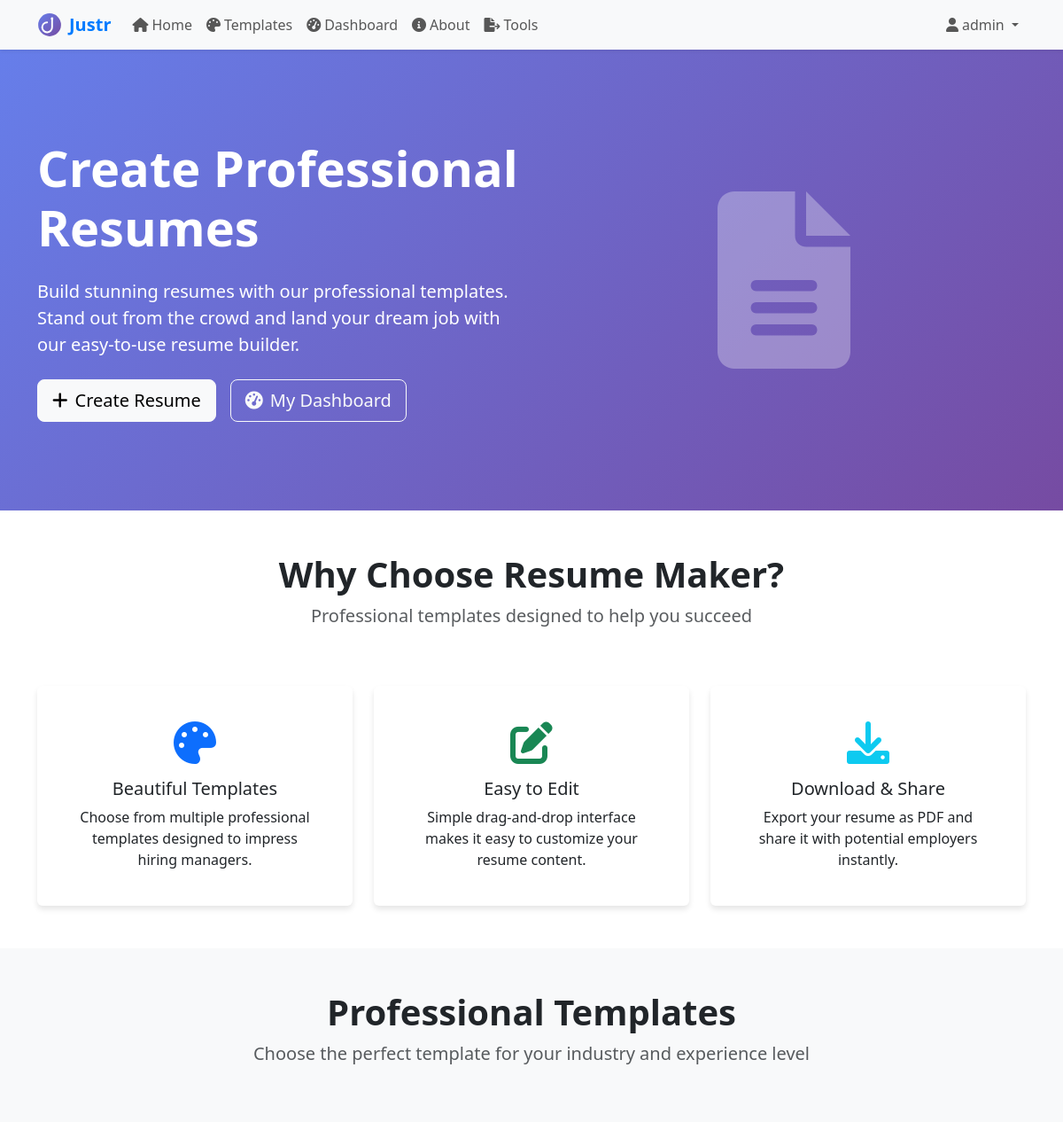
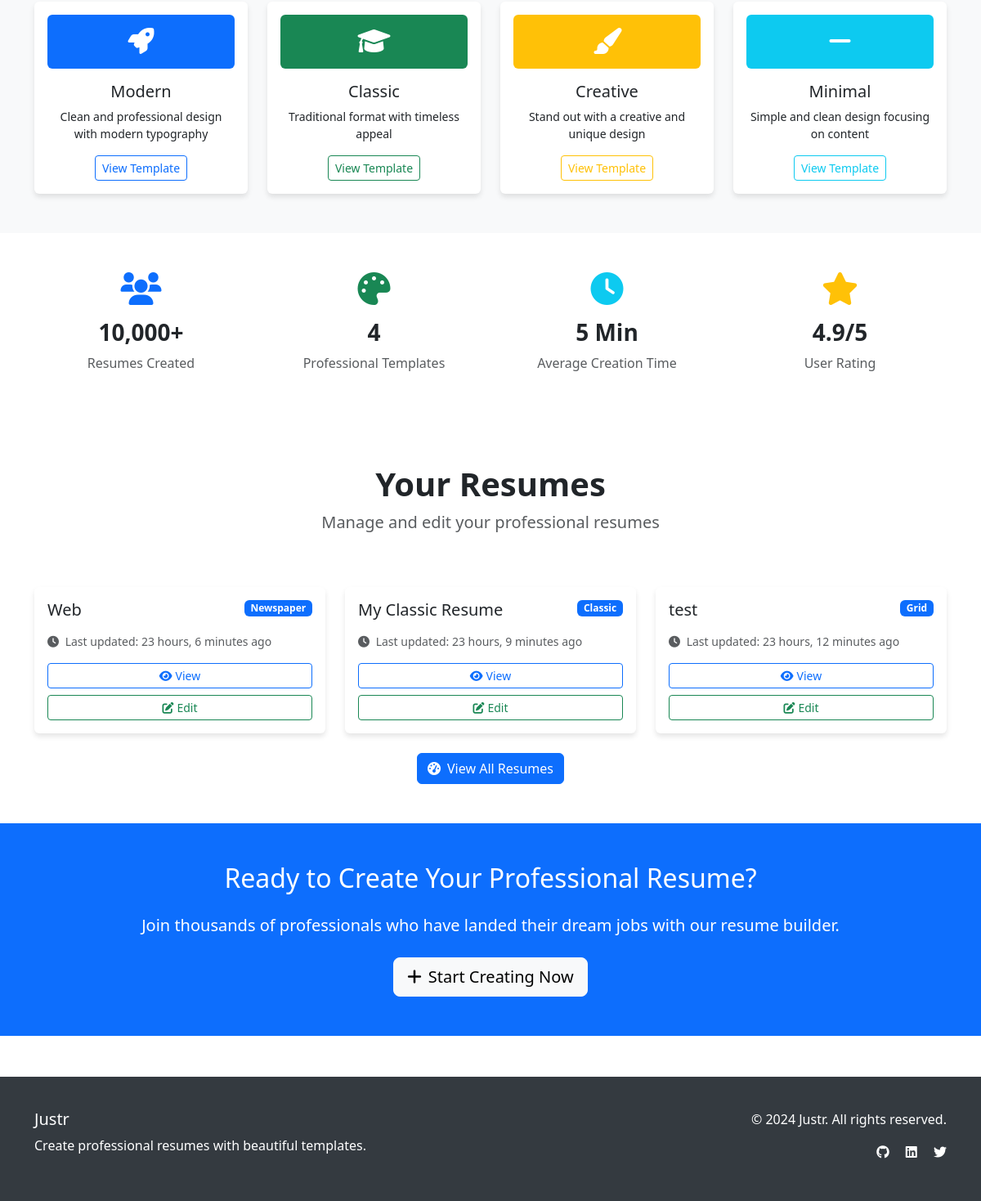
The app's page / (signed in) with its own data (2 pictures, top to bottom).
### main/models.py (models this page shows, shortened)
class Resume(models.Model):
    TEMPLATE_CHOICES = [
        ('modern', 'Modern'),
        ('classic', 'Classic'),
        ('creative', 'Creative'),
        ('minimal', 'Minimal'),
        ('elegant', 'Elegant'),
        ('professional', 'Professional'),
        ('executive', 'Executive'),
        ('tech', 'Tech'),
        ('simple', 'Simple'),
        ('bold', 'Bold'),
        ('compact', 'Compact'),
        ('timeline', 'Timeline'),
        ('sidebar', 'Sidebar'),
        ('infographic', 'Infographic'),
        ('corporate', 'Corporate'),
        ('academic', 'Academic'),
        ('graduate', 'Graduate'),
        ('junior', 'Junior'),
        ('senior', 'Senior'),
        ('developer', 'Developer'),
        ('custom', 'Custom Theme'),
        ('gradient', 'Gradient'),
        ('mono', 'Monochrome'),
        ('photo-left', 'Photo Left'),
        ('card', 'Card Sections'),
        ('material', 'Material'),
        ('neon', 'Neon'),
        ('pastel', 'Pastel'),
        ('newspaper', 'Newspaper'),
        ('grid', 'Grid'),
    ]
    user = models.ForeignKey(User, on_delete=models.CASCADE, null=True, blank=True)
    title = models.CharField(max_length=200)
    template = models.CharField(max_length=20, choices=TEMPLATE_CHOICES, default='modern')
    created_at = models.DateTimeField(auto_now_add=True)
    updated_at = models.DateTimeField(auto_now=True)
    use_custom_theme = models.BooleanField(default=False)
    color_primary = models.CharField(max_length=32, blank=True, default='')
    color_secondary = models.CharField(max_length=32, blank=True, default='')
    color_accent = models.CharField(max_length=32, blank=True, default='')
    color_bg = models.CharField(max_length=32, blank=True, default='')
    color_text = models.CharField(max_length=32, blank=True, default='')
    font_family = models.CharField(max_length=64, blank=True, default='')
    history = models.JSONField(default=list, blank=True)
    class Meta:
        ordering = ['-updated_at']

### main/views.py (the view)
# urls.py: path('', views.home, name='home'),
def home(request):
    return render(request, 'main/home.html', {
        'title': 'Resume Maker - Create Professional Resumes'
    })

### templates/main/home.html (shortened to what this page needs)
{% extends 'base.html' %}
{% block content %}
<section class="hero-section">
    <div class="container">
        <div class="row align-items-center">
            <div class="col-lg-6">
                <h1 class="display-4 fw-bold mb-4">Create Professional Resumes</h1>
                <p class="lead mb-4">Build stunning resumes with our professional templates. Stand out from the crowd and land your dream job with our easy-to-use resume builder.</p>
                <div class="d-flex gap-3">
                    {% if user.is_authenticated %}
                        <a href="{% url 'main:create_resume' %}" class="btn btn-light btn-lg">
                            <i class="fas fa-plus me-2"></i>Create Resume
                        </a>
                        <a href="{% url 'main:dashboard' %}" class="btn btn-outline-light btn-lg">
                            <i class="fas fa-tachometer-alt me-2"></i>My Dashboard
                        </a>
                    {% endif %}
                </div>
            </div>
            <div class="col-lg-6 text-center">
                <i class="fas fa-file-alt" style="font-size: 200px; opacity: 0.3;"></i>
            </div>
        </div>
    </div>
</section>
<section class="py-5">
    <div class="container">
        <div class="row text-center mb-5">
            <div class="col-lg-8 mx-auto">
                <h2 class="display-6 fw-bold">Why Choose Resume Maker?</h2>
                <p class="lead text-muted">Professional templates designed to help you succeed</p>
            </div>
        </div>
        <div class="row g-4">
            <div class="col-md-4">
                <div class="card h-100 text-center p-4">
                    <div class="card-body">
                        <i class="fas fa-palette text-primary mb-3" style="font-size: 3rem;"></i>
                        <h5 class="card-title">Beautiful Templates</h5>
                        <p class="card-text">Choose from multiple professional templates designed to impress hiring managers.</p>
                    </div>
                </div>
            </div>
            <div class="col-md-4">
                <div class="card h-100 text-center p-4">
                    <div class="card-body">
                        <i class="fas fa-edit text-success mb-3" style="font-size: 3rem;"></i>
                        <h5 class="card-title">Easy to Edit</h5>
                        <p class="card-text">Simple drag-and-drop interface makes it easy to customize your resume content.</p>
                    </div>
                </div>
            </div>
            <div class="col-md-4">
                <div class="card h-100 text-center p-4">
                    <div class="card-body">
                        <i class="fas fa-download text-info mb-3" style="font-size: 3rem;"></i>
                        <h5 class="card-title">Download & Share</h5>
                        <p class="card-text">Export your resume as PDF and share it with potential employers instantly.</p>
                    </div>
                </div>
            </div>
        </div>
    </div>
</section>
<section class="bg-light py-5">
    <div class="container">
        <div class="row text-center mb-5">
            <div class="col-lg-8 mx-auto">
                <h2 class="display-6 fw-bold">Professional Templates</h2>
                <p class="lead text-muted">Choose the perfect template for your industry and experience level</p>
            </div>
        </div>
        <div class="row g-4">
            <div class="col-md-6 col-lg-3">
                <div class="card h-100">
                    <div class="card-body text-center">
                        <div class="bg-primary text-white rounded p-3 mb-3">
                            <i class="fas fa-rocket" style="font-size: 2rem;"></i>
                        </div>
                        <h5 class="card-title">Modern</h5>
                        <p class="card-text small">Clean and professional design with modern typography</p>
                        <a href="{% url 'main:templates' %}" class="btn btn-outline-primary btn-sm">View Template</a>
                    </div>
                </div>
            </div>
            <div class="col-md-6 col-lg-3">
                <div class="card h-100">
                    <div class="card-body text-center">
                        <div class="bg-success text-white rounded p-3 mb-3">
                            <i class="fas fa-graduation-cap" style="font-size: 2rem;"></i>
                        </div>
                        <h5 class="card-title">Classic</h5>
                        <p class="card-text small">Traditional format with timeless appeal</p>
                        <a href="{% url 'main:templates' %}" class="btn btn-outline-success btn-sm">View Template</a>
                    </div>
                </div>
            </div>
            <div class="col-md-6 col-lg-3">
                <div class="card h-100">
                    <div class="card-body text-center">
                        <div class="bg-warning text-white rounded p-3 mb-3">
                            <i class="fas fa-paint-brush" style="font-size: 2rem;"></i>
                        </div>
                        <h5 class="card-title">Creative</h5>
                        <p class="card-text small">Stand out with a creative and unique design</p>
                        <a href="{% url 'main:templates' %}" class="btn btn-outline-warning btn-sm">View Template</a>
                    </div>
                </div>
            </div>
            <div class="col-md-6 col-lg-3">
                <div class="card h-100">
                    <div class="card-body text-center">
                        <div class="bg-info text-white rounded p-3 mb-3">
                            <i class="fas fa-minus" style="font-size: 2rem;"></i>
                        </div>
                        <h5 class="card-title">Minimal</h5>
                        <p class="card-text small">Simple and clean design focusing on content</p>
                        <a href="{% url 'main:templates' %}" class="btn btn-outline-info btn-sm">View Template</a>
                    </div>
                </div>
            </div>
        </div>
    </div>
</section>
<section class="py-5">
    <div class="container">
        <div class="row text-center">
            <div class="col-md-3">
                <div class="mb-3">
                    <i class="fas fa-users text-primary" style="font-size: 2.5rem;"></i>
                </div>
                <h3 class="fw-bold">10,000+</h3>
                <p class="text-muted">Resumes Created</p>
            </div>
            <div class="col-md-3">
                <div class="mb-3">
                    <i class="fas fa-palette text-success" style="font-size: 2.5rem;"></i>
                </div>
                <h3 class="fw-bold">4</h3>
                <p class="text-muted">Professional Templates</p>
            </div>
            <div class="col-md-3">
                <div class="mb-3">
                    <i class="fas fa-clock text-info" style="font-size: 2.5rem;"></i>
                </div>
                <h3 class="fw-bold">5 Min</h3>
                <p class="text-muted">Average Creation Time</p>
            </div>
            <div class="col-md-3">
                <div class="mb-3">
                    <i class="fas fa-star text-warning" style="font-size: 2.5rem;"></i>
                </div>
                <h3 class="fw-bold">4.9/5</h3>
                <p class="text-muted">User Rating</p>
            </div>
        </div>
    </div>
</section>
{% if user.is_authenticated and user.resume_set.all %}
<section class="py-5">
    <div class="container">
        <div class="row text-center mb-5">
            <div class="col-lg-8 mx-auto">
                <h2 class="display-6 fw-bold">Your Resumes</h2>
                <p class="lead text-muted">Manage and edit your professional resumes</p>
            </div>
        </div>
        <div class="row g-4">
            {% for resume in user.resume_set.all|slice:":3" %}
            <div class="col-md-4">
                <div class="card h-100">
                    <div class="card-body">
                        <div class="d-flex justify-content-between align-items-start mb-3">
                            <h5 class="card-title mb-0">{{ resume.title }}</h5>
                            <span class="badge bg-primary">{{ resume.get_template_display }}</span>
                        </div>
                        <p class="text-muted small mb-3">
                            <i class="fas fa-clock me-1"></i>
                            Last updated: {{ resume.updated_at|timesince }} ago
                        </p>
                        <div class="d-grid gap-2">
                            <a href="{% url 'main:view_resume' resume.id %}" class="btn btn-outline-primary btn-sm">
                                <i class="fas fa-eye me-1"></i>View
                            </a>
                            <a href="{% url 'main:edit_resume' resume.id %}" class="btn btn-outline-success btn-sm">
                                <i class="fas fa-edit me-1"></i>Edit
                            </a>
                        </div>
                    </div>
                </div>
            </div>
            {% endfor %}
        </div>
        {% if user.resume_set.count > 3 %}
        <div class="text-center mt-4">
            <a href="{% url 'main:dashboard' %}" class="btn btn-primary">
                <i class="fas fa-tachometer-alt me-2"></i>View All Resumes
            </a>
        </div>
        {% endif %}
    </div>
</section>
{% endif %}
<section class="bg-primary text-white py-5">
    <div class="container text-center">
        <h2 class="mb-4">Ready to Create Your Professional Resume?</h2>
        <p class="lead mb-4">Join thousands of professionals who have landed their dream jobs with our resume builder.</p>
        {% if user.is_authenticated %}
            <a href="{% url 'main:create_resume' %}" class="btn btn-light btn-lg">
                <i class="fas fa-plus me-2"></i>Start Creating Now
            </a>
        {% else %}
            <a href="{% url 'accounts:register' %}" class="btn btn-light btn-lg">
                <i class="fas fa-user-plus me-2"></i>Sign Up & Start Creating
            </a>
        {% endif %}
    </div>
</section>
{% endblock %}

### templates/base.html (shortened to what this page needs)
<!DOCTYPE html>
{% load static %}
<html lang="en">
<head>
    <link href="https://cdn.jsdelivr.net/npm/bootstrap@5.3.0/dist/css/bootstrap.min.css" rel="stylesheet">
    <link rel="stylesheet" href="https://cdnjs.cloudflare.com/ajax/libs/font-awesome/6.0.0/css/all.min.css">
</head>
<body>
    <nav class="navbar navbar-expand-lg navbar-light bg-light shadow-sm">
        <div class="container">
            <a class="navbar-brand d-flex align-items-center" href="{% url 'main:home' %}">
                <img src="{% static 'img/justr-logo.svg' %}" alt="Justr logo" class="brand-logo me-2"> Justr
            </a>
            <div class="collapse navbar-collapse" id="navbarNav">
                <ul class="navbar-nav me-auto">
                    <li class="nav-item">
                        <a class="nav-link" href="{% url 'main:home' %}">
                            <i class="fas fa-home me-1"></i>Home
                        </a>
                    </li>
                    <li class="nav-item">
                        <a class="nav-link" href="{% url 'main:templates' %}">
                            <i class="fas fa-palette me-1"></i>Templates
                        </a>
                    </li>
                    {% if user.is_authenticated %}
                    <li class="nav-item">
                        <a class="nav-link" href="{% url 'main:dashboard' %}">
                            <i class="fas fa-tachometer-alt me-1"></i>Dashboard
                        </a>
                    </li>
                    {% endif %}
                    <li class="nav-item">
                        <a class="nav-link" href="{% url 'main:about' %}">
                            <i class="fas fa-info-circle me-1"></i>About
                        </a>
                    </li>
                    <li class="nav-item">
                        <a class="nav-link" href="{% url 'main:tools_convert' %}">
                            <i class="fas fa-file-export me-1"></i>Tools
                        </a>
                    </li>
                </ul>
                <ul class="navbar-nav">
                    {% if user.is_authenticated %}
                    <li class="nav-item dropdown">
                        <a class="nav-link dropdown-toggle" href="#" id="navbarDropdown" role="button" data-bs-toggle="dropdown">
                            <i class="fas fa-user me-1"></i>{{ user.username }}
                        </a>
                    </li>
                    {% endif %}
                </ul>
            </div>
        </div>
    </nav>
    <main>
        {% block content %}
        {% endblock %}
    </main>
    <footer class="footer">
        <div class="container">
            <div class="row">
                <div class="col-md-6">
                    <h5>Justr</h5>
                    <p>Create professional resumes with beautiful templates.</p>
                </div>
                <div class="col-md-6 text-md-end">
                    <p>&copy; 2024 Justr. All rights reserved.</p>
                    <div class="social-links">
                        <a href="#" class="text-white me-3"><i class="fab fa-github"></i></a>
                        <a href="#" class="text-white me-3"><i class="fab fa-linkedin"></i></a>
                        <a href="#" class="text-white"><i class="fab fa-twitter"></i></a>
                    </div>
                </div>
            </div>
        </div>
    </footer>
</body>
</html>

### templates/base.html (style rules this page uses)
.navbar-brand { font-weight: bold; color: #007bff !important; }
.hero-section { background: linear-gradient(135deg, #667eea 0%, #764ba2 100%); color: white; padding: 100px 0; }
.brand-logo { height: 28px; width: auto; vertical-align: middle; }
.card { transition: transform 0.3s ease; border: none; box-shadow: 0 4px 6px rgba(0, 0, 0, 0.1); }
.footer { background-color: #343a40; color: white; padding: 40px 0; margin-top: 50px; }

### records on screen
Resume: title "Web", template "Newspaper", updated_at "23 hours, 6 minutes"
Resume: title "My Classic Resume", template "Classic", updated_at "23 hours, 9 minutes"
Resume: title "test", template "Grid", updated_at "23 hours, 12 minutes"

### other values on screen
{{ user.username }} "admin"
